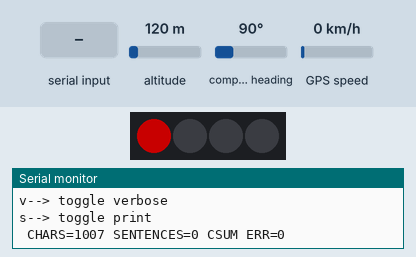
This sketch was run on a simulated Arduino Uno, built with avr-gcc and run on an emulated ATmega328P. On the bench: 4 RGB LEDs in strip order, left to right, the last lines printed to the serial monitor. The inputs (shaded band) are chosen by the test bench; at power-on: altitude 120 m, compass heading 90°, GPS speed 0 km/h. Dim RGB values are drawn brighter than linear; the GPS gets a fix after 3 s at 37.7749, -122.4194 with 8 satellites.

Above: at 2.6 s.
2.7 s: "v1\n" received over Serial
At 4.8 s:
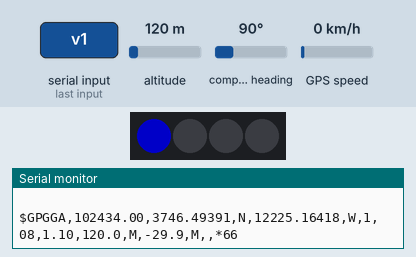
6.2 s: altitude set to 250 m
At 6.73 s:
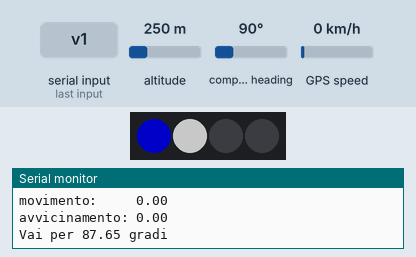
10.5 s: "v1\n" received over the second serial link
13.2 s: compass heading set to 269°
15.7 s: GPS speed set to 2 km/h
20.0 s: "p" received over the second serial link
Timing chart, 0 to 23.9 s (numbered marks = the images above; inputs shaded):
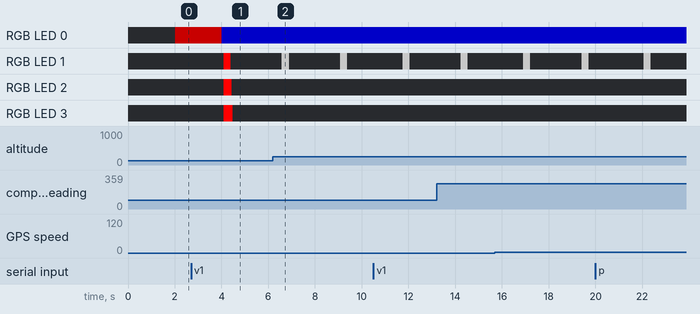

The sketch:

PyrGpsProve.ino
```cpp
#include <SoftwareSerial.h>
#include <Adafruit_NeoPixel.h>
#include <TinyGPS.h>
#include <math.h>

#define RGBPIN 5

TinyGPS gps;
SoftwareSerial ss(6, 7);
// Parameter 1 = number of pixels in strip
// Parameter 2 = Arduino pin number (most are valid)
// Parameter 3 = pixel type flags, add together as needed:
//   NEO_KHZ800  800 KHz bitstream (most NeoPixel products w/WS2812 LEDs)
//   NEO_KHZ400  400 KHz (classic 'v1' (not v2) FLORA pixels, WS2811 drivers)
//   NEO_GRB     Pixels are wired for GRB bitstream (most NeoPixel products)
//   NEO_RGB     Pixels are wired for RGB bitstream (v1 FLORA pixels, not v2)
//   NEO_RGBW    Pixels are wired for RGBW bitstream (NeoPixel RGBW products)
Adafruit_NeoPixel strip = Adafruit_NeoPixel(4, RGBPIN, NEO_GRB + NEO_KHZ800);

// IMPORTANT: To reduce NeoPixel burnout risk, add 1000 uF capacitor across
// pixel power leads, add 300 - 500 Ohm resistor on first pixel's data input
// and minimize distance between Arduino and first pixel.  Avoid connecting
// on a live circuit...if you must, connect GND first.

#define LAT2METRI(x) ((x - 41.89) * 1852 * 60);
#define LON2METRI(x) ((x - 12.49) * 83000);

unsigned long fix_age, tempo, date;
int media = 0;
float flatm[2];
float flonm[2];
#define NMEDIA 4
float flat[8], flon[8];
int idx = 0;
void setup()
{
  Serial.begin(9600);
  ss.begin(9600);
  flatm[0] = flatm[1] = flonm[0] = flonm[1] = 0.0;

  strip.begin();
  strip.show(); // Initialize all pixels to 'off'

  Serial.println("Pyramid scout \np--> toggle print coord \nv--> toggle verbose\ns--> toggle print");


}

int verbose = 0;
int printCoord = 0;
int stopPrint = 0;
void loop()
{
  char c;
  bool newData = false;
  unsigned long chars;
  unsigned short sentences, failed;
  if (Serial.available())  c = Serial.read();
  if (c == 'v') verbose ^= 1;
  if (c == 'p') printCoord ^= 1;
  if (c == 's') stopPrint ^= 1;
  // For two seconds we parse GPS data and report some key values
  for (unsigned long start = millis(); millis() - start < 2000;)
  {
    c = 0;
    while (ss.available())
    {
      c = ss.read();
      if (verbose && !stopPrint) {
        if (c == '$')Serial.println(" ");
        Serial.write(c);
      }
      if (gps.encode(c)) // Did a new valid sentence come in?
        newData = true;
    }
  }

  if (!stopPrint)
  {

    if (newData)
    {
      unsigned long age;
      strip.setPixelColor(0, strip.Color(0, 0, 100));
      strip.show();
      gps.f_get_position(&flat[idx], &flon[idx], &age);
      if (printCoord)
      {
        Serial.print("LAT=");
        Serial.print(flat[idx] == TinyGPS::GPS_INVALID_F_ANGLE ? 0.0 : flat[idx], 6);
        Serial.print(" LON=");
        Serial.print(flon[idx] == TinyGPS::GPS_INVALID_F_ANGLE ? 0.0 : flon[idx], 6);
      }
      Serial.println(" ");
      flat[idx] = LAT2METRI(flat[idx]);
      flon[idx] = LON2METRI(flon[idx]);
      //    Serial.print("LAT=");
      //    Serial.print(flat[idx] == TinyGPS::GPS_INVALID_F_ANGLE ? 0.0 : flat[idx], 6);
      //    Serial.print(" LON=");
      //    Serial.print(flon[idx] == TinyGPS::GPS_INVALID_F_ANGLE ? 0.0 : flon[idx], 6);
      //    Serial.print(" SAT=");
      //    Serial.print(gps.satellites() == TinyGPS::GPS_INVALID_SATELLITES ? 0 : gps.satellites());
      //    Serial.print(" PREC=");
      //    Serial.print(gps.hdop() == TinyGPS::GPS_INVALID_HDOP ? 0 : gps.hdop());
      flatm[idx >> 2] += flat[idx]; // media[0] sui primi 4, media[1] sui secondi 4
      flonm[idx >> 2] += flon[idx];

#if 0
      if (idx == 3) // completed media 0, [-0,1,2,3,3] is new position; media 1 [4,4,5,6,-7] is old
      {
        float oldlat = (flatm[1] + flat[4] - flat[7]) / 4.0;
        float newlat = (flatm[0] + flat[3] - flat[0]) / 4.0;
        float oldlon = (flonm[1] + flon[4] - flon[7]) / 4.0;
        float newlon = (flonm[0] + flon[3] - flon[0]) / 4.0;
        blink_progress(oldlat, oldlon, newlat, newlon);
        flatm[1] = flonm[1] = 0.0;
      }


      if (idx == 7) // completed media 1 [-4,5,6,7,7] is new position. media 0 [0,0,1,2,-3]  is old
      {
        float oldlat = (flatm[0] + flat[0] - flat[3]) / 4.0;
        float newlat = (flatm[1] + flat[7] - flat[4]) / 4.0;
        float oldlon = (flonm[0] + flon[0] - flon[3]) / 4.0;
        float newlon = (flonm[1] + flon[7] - flon[4]) / 4.0;
        blink_progress(oldlat, oldlon, newlat, newlon);
        flatm[0] = flonm[0] = 0.0;
      }
#else
      if (idx != 0)
      {
        blink_progress(flat[idx - 1], flon[idx - 1], flat[idx], flon[idx]);
      } else {
        blink_progress(flat[7], flon[7], flat[idx], flon[idx]);
      }
#endif

      idx++;
      if (idx == 8) idx = 0;

    } else {
      strip.setPixelColor(0, strip.Color(100, 0,  0));
      strip.show();
      gps.stats(&chars, &sentences, &failed);
      Serial.print("\n CHARS=");
      Serial.print(chars);
      Serial.print(" SENTENCES=");
      Serial.print(sentences);
      Serial.print(" CSUM ERR=");
      Serial.print(failed);
    }

  }
  if (chars == 0)
    Serial.println("** No characters received from GPS: check wiring **");

}


const float destlat  = LAT2METRI(41.913841);
const float destlon  = LON2METRI(12.574563);
void blink_progress(float oldlat, float oldlon, float newlat, float newlon)
{
  float distanza_old = sqrt((oldlat - destlat) * (oldlat - destlat) + (oldlon - destlon) * (oldlon - destlon));
  float distanza_new = sqrt((newlat - destlat) * (newlat - destlat) + (newlon - destlon) * (newlon - destlon));
  float movimento    = sqrt((oldlat - newlat)  * (oldlat - newlat)  + (oldlon - newlon)  * (oldlon - newlon));


  Serial.print(F("sat = "));
  Serial.println(gps.satellites());
  Serial.print(F("HDOP= "));
  Serial.println(gps.hdop());
  Serial.println("  ");
  Serial.print("old: ");       Serial.println(distanza_old, 2);
  Serial.print("new: ");       Serial.println(distanza_new, 2);
  Serial.print("movimento:     ");       Serial.println(movimento, 2);
  Serial.print("avvicinamento: ");       Serial.println(distanza_old - distanza_new, 2);
  Serial.print("Vai per "); Serial.print(atan2(destlon - newlon, destlat - newlat) * 180.0 / 3.1415, 2);   Serial.println(" gradi");
  // distanza diminuita
  if ((distanza_new + 2) < distanza_old ) strip.setPixelColor(1, strip.Color(0, 255, 0));// Green
  if ((distanza_new + 5) < distanza_old ) strip.setPixelColor(2, strip.Color(0, 255, 0));// Green
  if ((distanza_new + 10) < distanza_old ) strip.setPixelColor(3, strip.Color(0, 255, 0));// Green
  // distanza aumentata
  if ((distanza_new - 2) > distanza_old ) strip.setPixelColor(1, strip.Color(255, 0, 0));// red
  if ((distanza_new - 5) > distanza_old ) strip.setPixelColor(2, strip.Color(255, 0, 0));// red
  if ((distanza_new - 10) > distanza_old ) strip.setPixelColor(3, strip.Color(255, 0, 0));// red

  if (((distanza_new + 3) > distanza_old ) && ((distanza_new - 3) < distanza_old))
  {
    // no movimento
    if (movimento > 1.5) strip.setPixelColor(1, strip.Color(255, 125, 0));  // yellow
    if (movimento > 4) strip.setPixelColor(2, strip.Color(255, 125, 0));  // yellow
    if (movimento > 8) strip.setPixelColor(3, strip.Color(255, 125, 0));  // yellow


    if (movimento < 4)
    {
      strip.setPixelColor(1, strip.Color(100, 100, 100));  // white
    }

  }
  strip.show();
  delay(300);
  colorWipe(strip.Color(0, 0, 0), 300);
}


// Fill the dots one after the other with a color
void colorWipe(uint32_t c, uint8_t wait) {

  for (uint16_t i = 1; i < strip.numPixels(); i++) {
    strip.setPixelColor(i, strip.Color(0, 0, 0));
    strip.show();
    delay(wait);
  }


}
```
